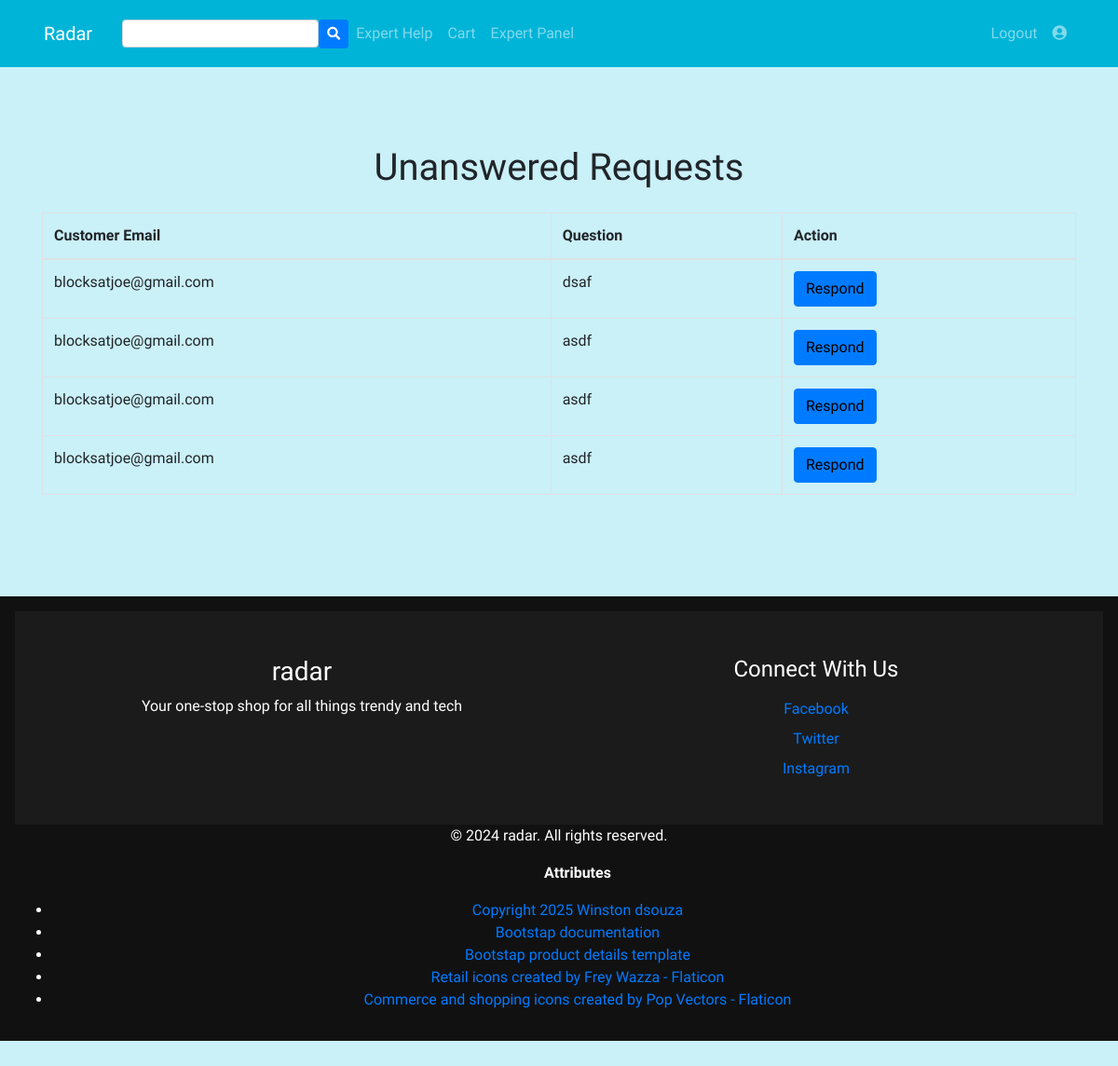
/expert_panel.php (signed in), run on an earlier commit of the app's database.
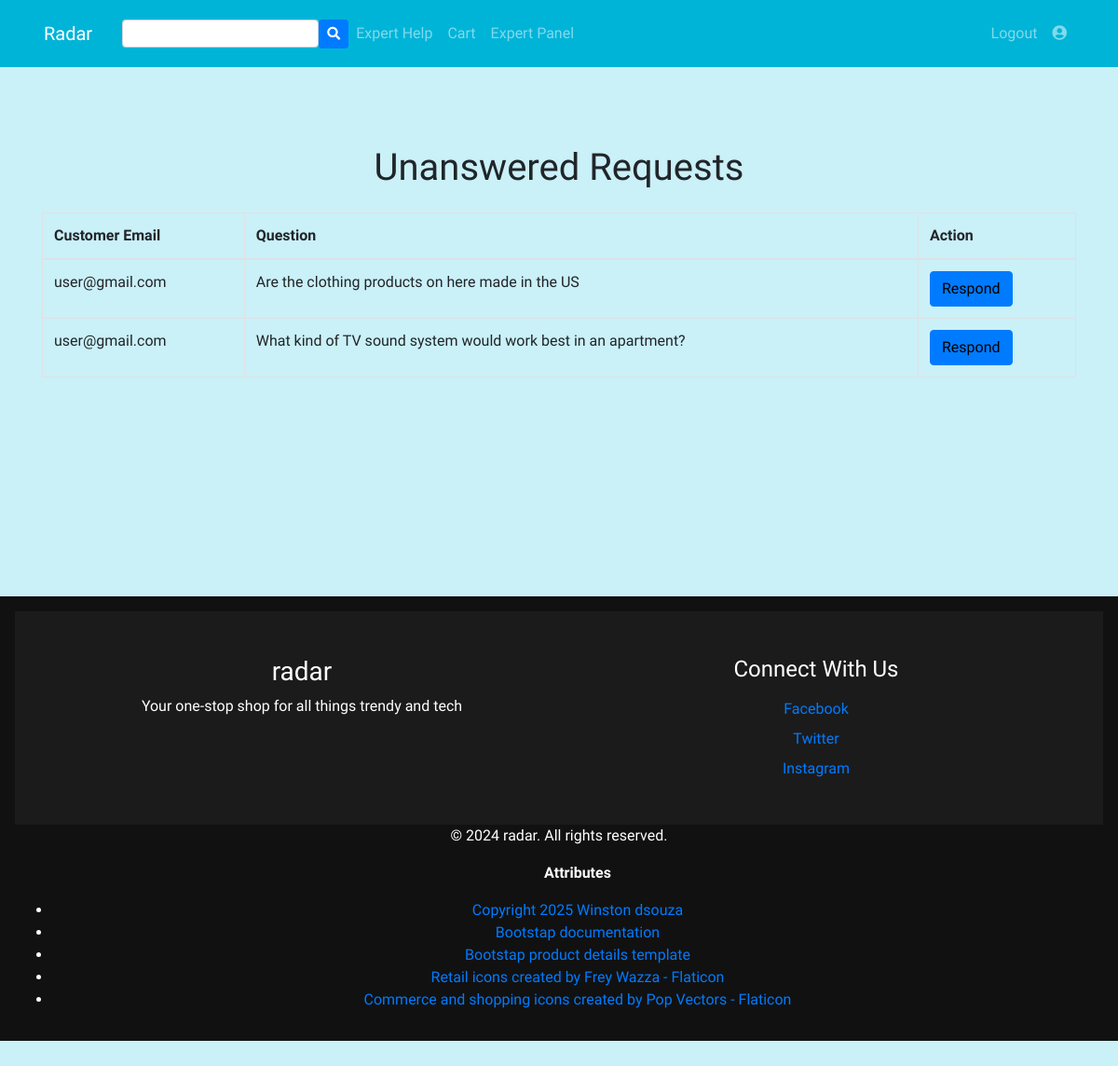
And on a later commit of the database.
### tables this page shows
CREATE TABLE `requests` (
  `id` int(11) NOT NULL,
  `customer_email` varchar(255) NOT NULL,
  `question` text NOT NULL,
  `category` enum('uncategorized','tech','fashion','home') DEFAULT 'uncategorized',
  `responded` tinyint(1) DEFAULT 0
);

### expert_panel.php (the view, shortened to what this page needs)
<?php
require("includes/common.php");
$query = "SELECT id, customer_email, question, category, responded FROM requests WHERE responded = 0 ORDER BY id DESC";
$result = mysqli_query($con, $query);
?>
<!DOCTYPE html>
<html lang="en">
<head>
    <link rel="stylesheet" href="includes/styles.css?v=1.0">
    <link rel="stylesheet" href="https://stackpath.bootstrapcdn.com/bootstrap/4.1.3/css/bootstrap.min.css">
    <link href="https://stackpath.bootstrapcdn.com/font-awesome/4.7.0/css/font-awesome.min.css" rel="stylesheet">
</head>
<body>
<?php include 'includes/navbar.php'; ?>
<div class="container" style="min-height: 600px; padding-top: 100px;">
    <h1 class="text-center mb-4">Unanswered Requests</h1>
    <?php if (mysqli_num_rows($result) > 0): ?>
        <table class="table table-bordered">
            <thead>
                <tr>
                    <th>Customer Email</th>
                    <th>Question</th>
                    <th>Action</th>
                </tr>
            </thead>
            <tbody>
                <?php while ($row = mysqli_fetch_array($result)): ?>
                    <tr>
                        <td><?php echo htmlspecialchars($row['customer_email']); ?></td>
                        <td><?php echo htmlspecialchars($row['question']); ?></td>
                        <td><a href="respond.php?id=<?php echo $row['id']; ?>" class="btn btn-primary">Respond</a></td>
                    </tr>
                <?php endwhile; ?>
            </tbody>
        </table>
    <?php else: ?>
        <p class="text-center" style="margin-top: 50px; font-size: larger;">No new requests at the moment.</p>
    <?php endif; ?>
</div>
<?php include 'includes/footer.php'; ?>
</body>
</html>

What changed in the data, as far as the page shows it:
removed requests: customer_email "blocksatjoe@gmail.com", question "dsaf"
removed requests: customer_email "blocksatjoe@gmail.com", question "asdf"
removed requests: customer_email "blocksatjoe@gmail.com", question "asdf"
removed requests: customer_email "blocksatjoe@gmail.com", question "asdf"
added requests: customer_email "user@gmail.com", question "Are the clothing products on here made in the US"
added requests: customer_email "user@gmail.com", question "What kind of TV sound system would work best in an apartment?"
